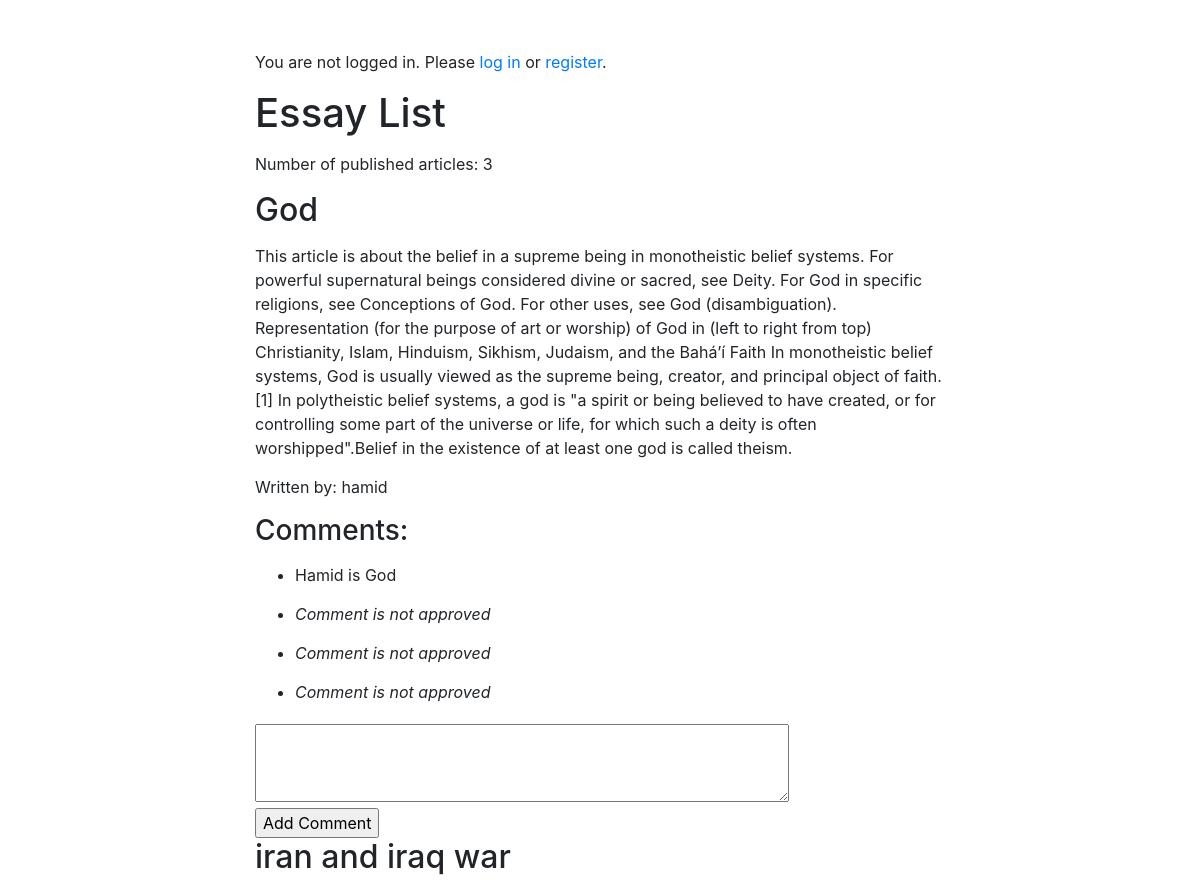
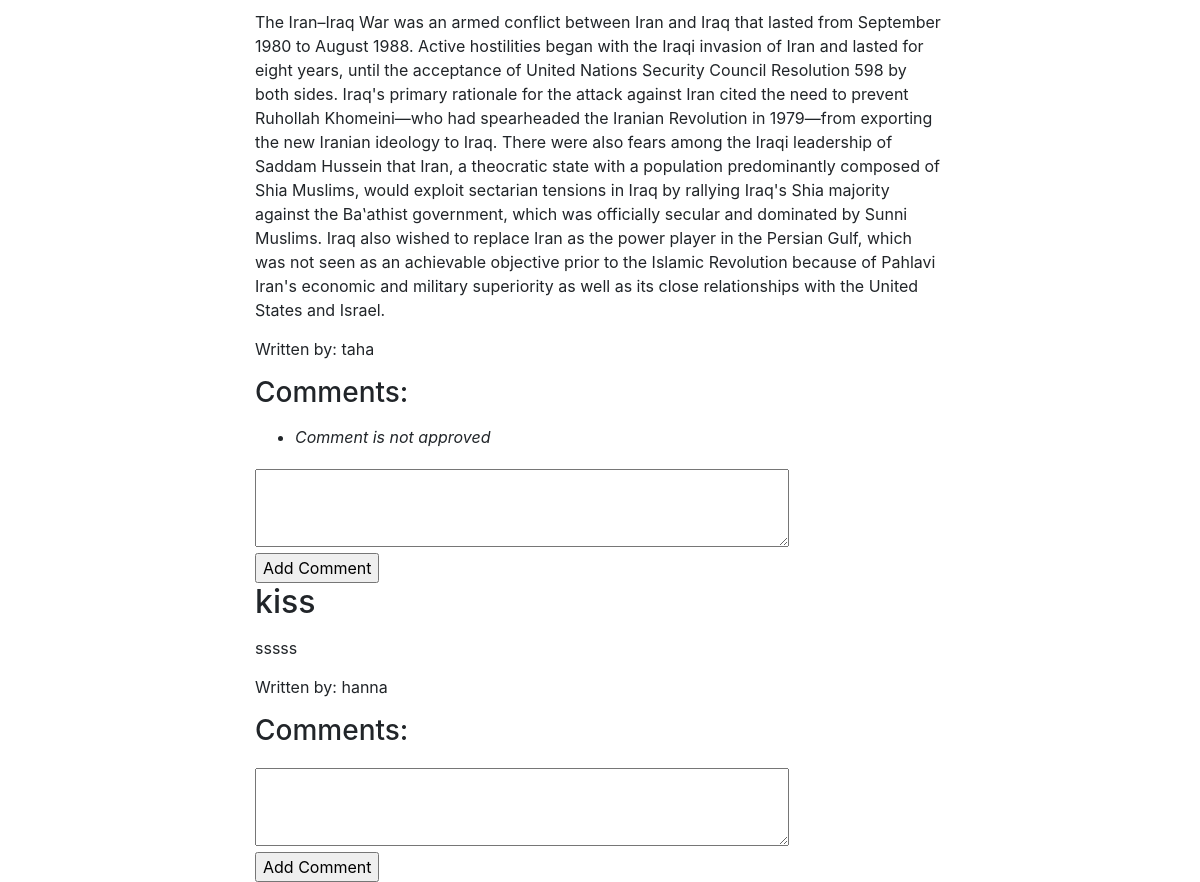
Before: / with the older database file (2 pictures, top to bottom).
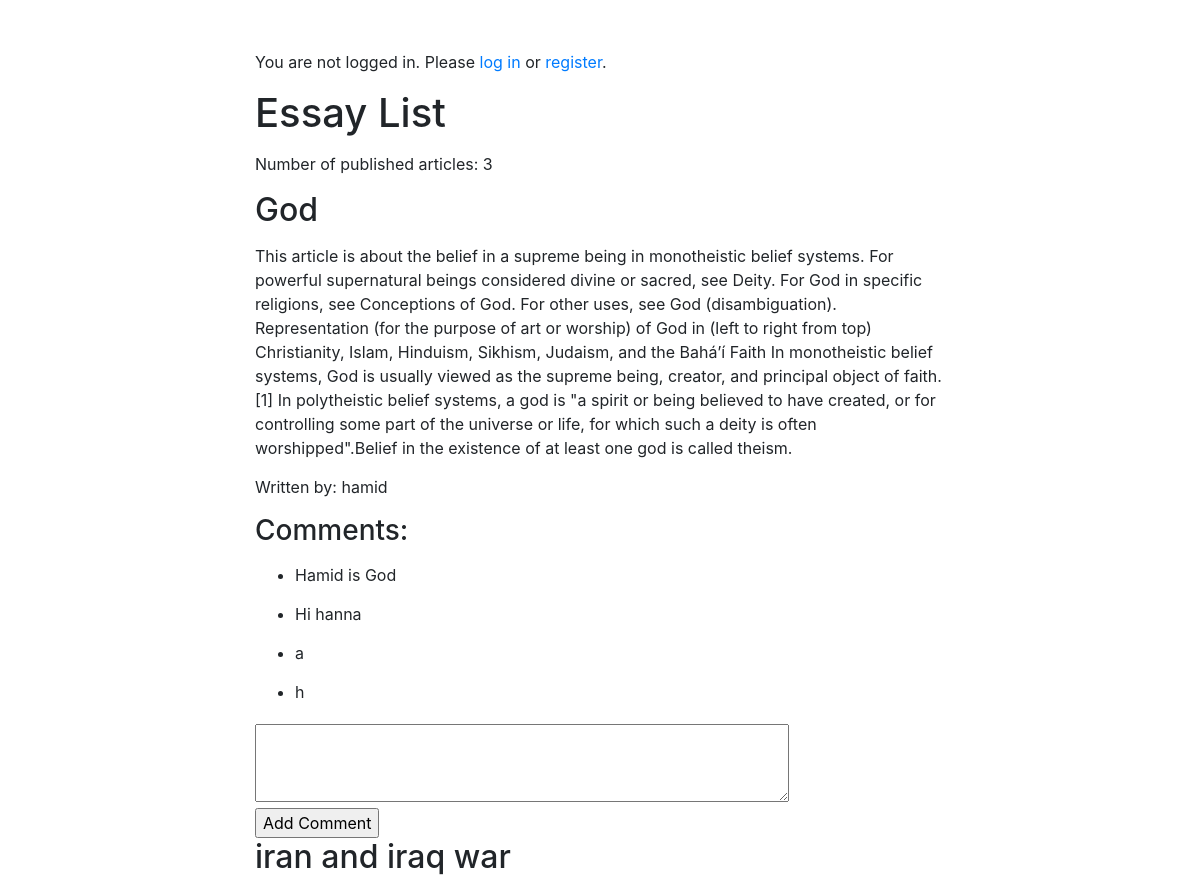
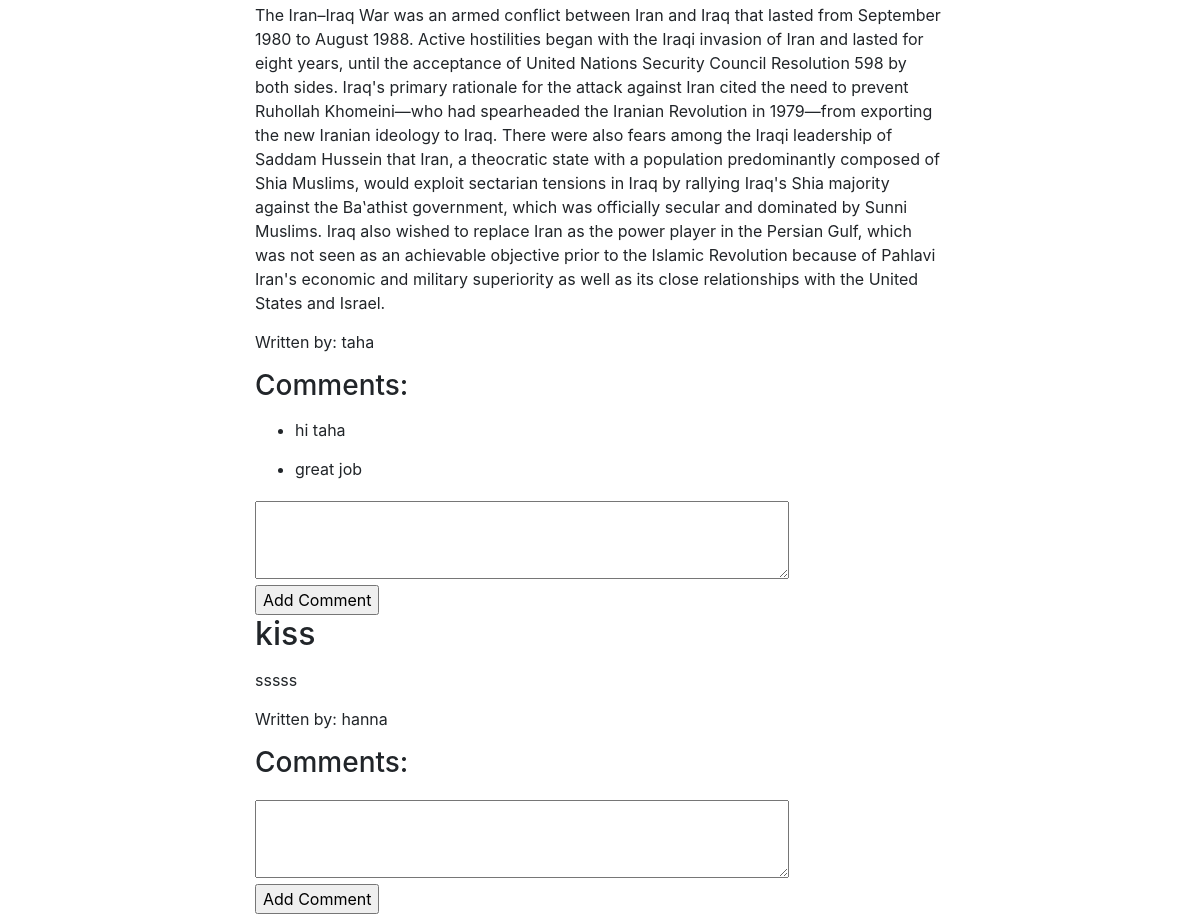
After: the same page with the newer database file (2 pictures, top to bottom).
### essay/models.py (models this page shows, shortened)
class Essay(models.Model):
    author = models.ForeignKey(Profile_authors , null=True
                              ,on_delete=models.SET_NULL)
    title = models.CharField(max_length=100)
    content = models.TextField()
    timestamp = models.DateTimeField(auto_now_add=True)

class Comment(models.Model):
    essay = models.ForeignKey(Essay, on_delete=models.CASCADE)
    text = models.TextField()
    timestamp = models.DateTimeField(auto_now_add=True)
    is_approved = models.BooleanField(default=False)

### authors/models.py (models this page shows, shortened)
class Profile_authors(models.Model):
    user = models.OneToOneField(User,on_delete=models.CASCADE,null=True,blank=True)
    username = models.CharField(max_length=200,blank=True,null=True)
    email = models.EmailField(max_length=500,blank=True,null=True)
    bio =  models.TextField(max_length=100,blank=True,null=True)
    id = models.UUIDField(default=uuid.uuid4 , unique=True,primary_key=True,editable=False)
    confirmation = models.BooleanField(default=False)

### essay/views.py (the view)
# urls.py: path('', essay_list, name='essay_list'),
def essay_list(request):
    essays = Essay.objects.all()
    return render(request, 'essay_list.html', {'essays': essays})

### essay/templates/essay_list.html (shortened to what this page needs)
<!DOCTYPE html>
<html lang="en">
<head>
    <link href="https://maxcdn.bootstrapcdn.com/bootstrap/4.0.0/css/bootstrap.min.css" rel="stylesheet">
</head>
<body>
    <div class="container">
        {% if user.is_authenticated %}
            {% if user.is_superuser %}
                <h2>Welcome, Superuser {{ user.username }}!</h2>
                <p><a href="{% url 'logout' %}">Logout</a></p>
                <p><a href="{% url 'comment_approval_page' %}">Comment Approval Page</a></p>
                <p><a href="{% url 'confirmation' %}">Confirmation Authors Page</a></p>
            {% else %}
                <h2>Welcome, {{ user.username }}!</h2>
                {% if user.profile_authors.confirmation %}
                    <h3>Congratulations! You are a confirmed user.</h3>
                {% else %}
                    <h4>You are not yet confirmed.</h4>
                {% endif %}
                <p><a href="{% url 'profiles' %}">Profile</a></p>
                <p><a href="{% url 'logout' %}">Logout</a></p>
                <p><a href="{% url 'add_essay' %}">Create new Essay</a></p>
            {% endif %}
        {% else %}
            <p>You are not logged in. Please <a href="{% url 'login' %}">log in</a> or <a href="{% url 'register' %}">register</a>.</p>
        {% endif %}
        <h1>Essay List</h1>
        <p>Number of published articles: {{ essays.count }}</p>
        {% for essay in essays %}
            <div>
                <h2>{{ essay.title }}</h2>
                <p>{{ essay.content }}</p>
                <p>Written by: {{ essay.author.username }}</p>
                <h3>Comments:</h3>
                <ul>
                    {% for comment in essay.comment_set.all %}
                        {% if comment.is_approved %}
                            <li>{{ comment.text }}</li>
                        {% else %}
                            <li><em>Comment is not approved</em></li>
                        {% endif %}
                    {% endfor %}
                </ul>
                <form method="post" action="{% url 'add_comment' essay.id %}">
                    <textarea name="text" rows="3" cols="50" required></textarea><br>
                    <input type="submit" value="Add Comment">
                </form>
            </div>
        {% endfor %}
    </div>
</body>
</html>

### essay/templates/essay_list.html (style rules this page uses)
body { margin-top: 50px; text-align: center; margin-bottom: 10 px; }
.container { margin: auto; width: 60%; text-align: left; }
h1, h2, h3, h4, p, li { margin-bottom: 15px; }
form { margin-top: 20px; }

Changed rows visible on the page:
changed Comment: text (not shown) → "Hi hanna"; no longer shows "Comment is not approved"
changed Comment (number 3 of 6 on the later page): text (not shown) → "a"; no longer shows "Comment is not approved"
changed Comment (number 4 of 6 on the later page): text (not shown) → "h"; no longer shows "Comment is not approved"
changed Comment: text (not shown) → "hi taha"; no longer shows "Comment is not approved"
added Comment: text "great job", shown under Essay "iran and iraq war"
